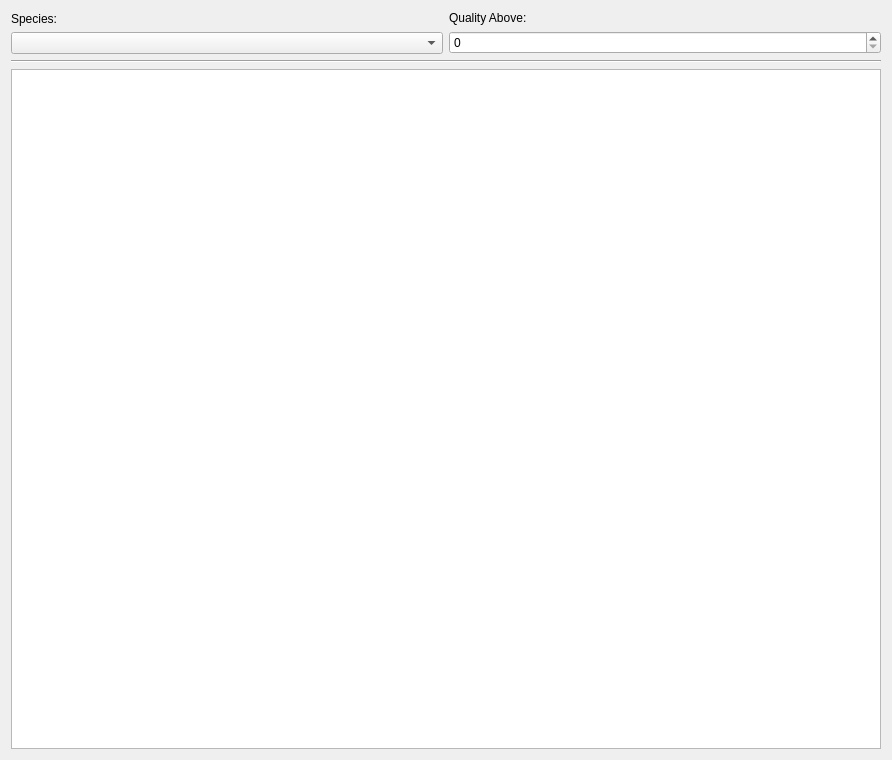
<?xml version="1.0" encoding="UTF-8"?>
<ui version="4.0">
 <class>LogsFilterView</class>
 <widget class="QWidget" name="LogsFilterView">
  <property name="geometry">
   <rect>
    <x>0</x>
    <y>0</y>
    <width>892</width>
    <height>760</height>
   </rect>
  </property>
  <property name="windowTitle">
   <string>Logs</string>
  </property>
  <layout class="QVBoxLayout" name="verticalLayout">
   <item>
    <layout class="QHBoxLayout" name="Filters">
     <item>
      <layout class="QVBoxLayout" name="verticalLayout_3">
       <item>
        <widget class="QLabel" name="label">
         <property name="text">
          <string>Species:</string>
         </property>
        </widget>
       </item>
       <item>
        <widget class="QComboBox" name="speciesComboBox"/>
       </item>
      </layout>
     </item>
     <item>
      <layout class="QVBoxLayout" name="verticalLayout_4">
       <item>
        <widget class="QLabel" name="label_2">
         <property name="text">
          <string>Quality Above:</string>
         </property>
        </widget>
       </item>
       <item>
        <widget class="QSpinBox" name="qualitySpinBox">
         <property name="maximum">
          <number>5</number>
         </property>
        </widget>
       </item>
      </layout>
     </item>
    </layout>
   </item>
   <item>
    <widget class="Line" name="line">
     <property name="orientation">
      <enum>Qt::Horizontal</enum>
     </property>
    </widget>
   </item>
   <item>
    <widget class="QTableView" name="tableView"/>
   </item>
  </layout>
 </widget>
 <resources/>
 <connections/>
</ui>
